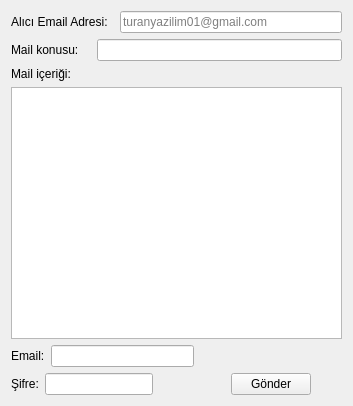
<?xml version="1.0" encoding="UTF-8"?>
<ui version="4.0">
 <class>Form</class>
 <widget class="QWidget" name="Form">
  <property name="geometry">
   <rect>
    <x>0</x>
    <y>0</y>
    <width>353</width>
    <height>406</height>
   </rect>
  </property>
  <property name="windowTitle">
   <string>Form</string>
  </property>
  <layout class="QHBoxLayout" name="horizontalLayout_6">
   <item>
    <layout class="QVBoxLayout" name="verticalLayout_2">
     <item>
      <layout class="QHBoxLayout" name="horizontalLayout">
       <item>
        <widget class="QLabel" name="alici">
         <property name="text">
          <string>Alıcı Email Adresi:</string>
         </property>
        </widget>
       </item>
       <item>
        <widget class="QFrame" name="frame">
         <property name="frameShape">
          <enum>QFrame::StyledPanel</enum>
         </property>
         <property name="frameShadow">
          <enum>QFrame::Raised</enum>
         </property>
        </widget>
       </item>
       <item>
        <widget class="QLineEdit" name="alici_yazisi">
         <property name="styleSheet">
          <string notr="true"> 
color: rgb(0, 0, 0);</string>
         </property>
         <property name="inputMask">
          <string/>
         </property>
         <property name="text">
          <string comment=" "/>
         </property>
         <property name="echoMode">
          <enum>QLineEdit::Normal</enum>
         </property>
         <property name="cursorPosition">
          <number>0</number>
         </property>
         <property name="readOnly">
          <bool>true</bool>
         </property>
         <property name="placeholderText">
          <string>turanyazilim01@gmail.com</string>
         </property>
        </widget>
       </item>
      </layout>
     </item>
     <item>
      <layout class="QHBoxLayout" name="horizontalLayout_2">
       <item>
        <widget class="QLabel" name="mail_konusu_yazisi">
         <property name="text">
          <string>Mail konusu:</string>
         </property>
        </widget>
       </item>
       <item>
        <widget class="QFrame" name="frame_2">
         <property name="frameShape">
          <enum>QFrame::StyledPanel</enum>
         </property>
         <property name="frameShadow">
          <enum>QFrame::Raised</enum>
         </property>
        </widget>
       </item>
       <item>
        <widget class="QFrame" name="frame_3">
         <property name="frameShape">
          <enum>QFrame::StyledPanel</enum>
         </property>
         <property name="frameShadow">
          <enum>QFrame::Raised</enum>
         </property>
        </widget>
       </item>
       <item>
        <widget class="QLineEdit" name="mail_konusu"/>
       </item>
      </layout>
     </item>
     <item>
      <layout class="QHBoxLayout" name="horizontalLayout_3">
       <item>
        <layout class="QVBoxLayout" name="verticalLayout_3">
         <item>
          <widget class="QLabel" name="mail_icerigi_yazisi">
           <property name="text">
            <string>Mail içeriği:</string>
           </property>
          </widget>
         </item>
         <item>
          <widget class="QTextEdit" name="mail_icerigi"/>
         </item>
        </layout>
       </item>
      </layout>
     </item>
     <item>
      <layout class="QHBoxLayout" name="horizontalLayout_5">
       <item>
        <widget class="QLabel" name="mail_adresiniz_yazisi">
         <property name="text">
          <string>Email:</string>
         </property>
        </widget>
       </item>
       <item>
        <widget class="QLineEdit" name="mail_adresiniz"/>
       </item>
       <item>
        <spacer name="horizontalSpacer">
         <property name="orientation">
          <enum>Qt::Horizontal</enum>
         </property>
         <property name="sizeHint" stdset="0">
          <size>
           <width>40</width>
           <height>20</height>
          </size>
         </property>
        </spacer>
       </item>
       <item>
        <widget class="QFrame" name="frame_7">
         <property name="frameShape">
          <enum>QFrame::StyledPanel</enum>
         </property>
         <property name="frameShadow">
          <enum>QFrame::Raised</enum>
         </property>
        </widget>
       </item>
      </layout>
     </item>
     <item>
      <layout class="QHBoxLayout" name="horizontalLayout_4">
       <item>
        <widget class="QLabel" name="sifreniz_yazisi">
         <property name="text">
          <string>Şifre:</string>
         </property>
        </widget>
       </item>
       <item>
        <widget class="QLineEdit" name="lineEdit_4">
         <property name="echoMode">
          <enum>QLineEdit::PasswordEchoOnEdit</enum>
         </property>
        </widget>
       </item>
       <item>
        <spacer name="horizontalSpacer_2">
         <property name="orientation">
          <enum>Qt::Horizontal</enum>
         </property>
         <property name="sizeHint" stdset="0">
          <size>
           <width>40</width>
           <height>20</height>
          </size>
         </property>
        </spacer>
       </item>
       <item>
        <widget class="QPushButton" name="button">
         <property name="text">
          <string>Gönder</string>
         </property>
        </widget>
       </item>
       <item>
        <widget class="QFrame" name="frame_4">
         <property name="frameShape">
          <enum>QFrame::StyledPanel</enum>
         </property>
         <property name="frameShadow">
          <enum>QFrame::Raised</enum>
         </property>
        </widget>
       </item>
       <item>
        <widget class="QFrame" name="frame_5">
         <property name="frameShape">
          <enum>QFrame::StyledPanel</enum>
         </property>
         <property name="frameShadow">
          <enum>QFrame::Raised</enum>
         </property>
        </widget>
       </item>
       <item>
        <widget class="QFrame" name="frame_6">
         <property name="frameShape">
          <enum>QFrame::StyledPanel</enum>
         </property>
         <property name="frameShadow">
          <enum>QFrame::Raised</enum>
         </property>
        </widget>
       </item>
       <item>
        <widget class="QLabel" name="g_yazi">
         <property name="text">
          <string/>
         </property>
        </widget>
       </item>
      </layout>
     </item>
    </layout>
   </item>
  </layout>
 </widget>
 <resources/>
 <connections/>
</ui>
